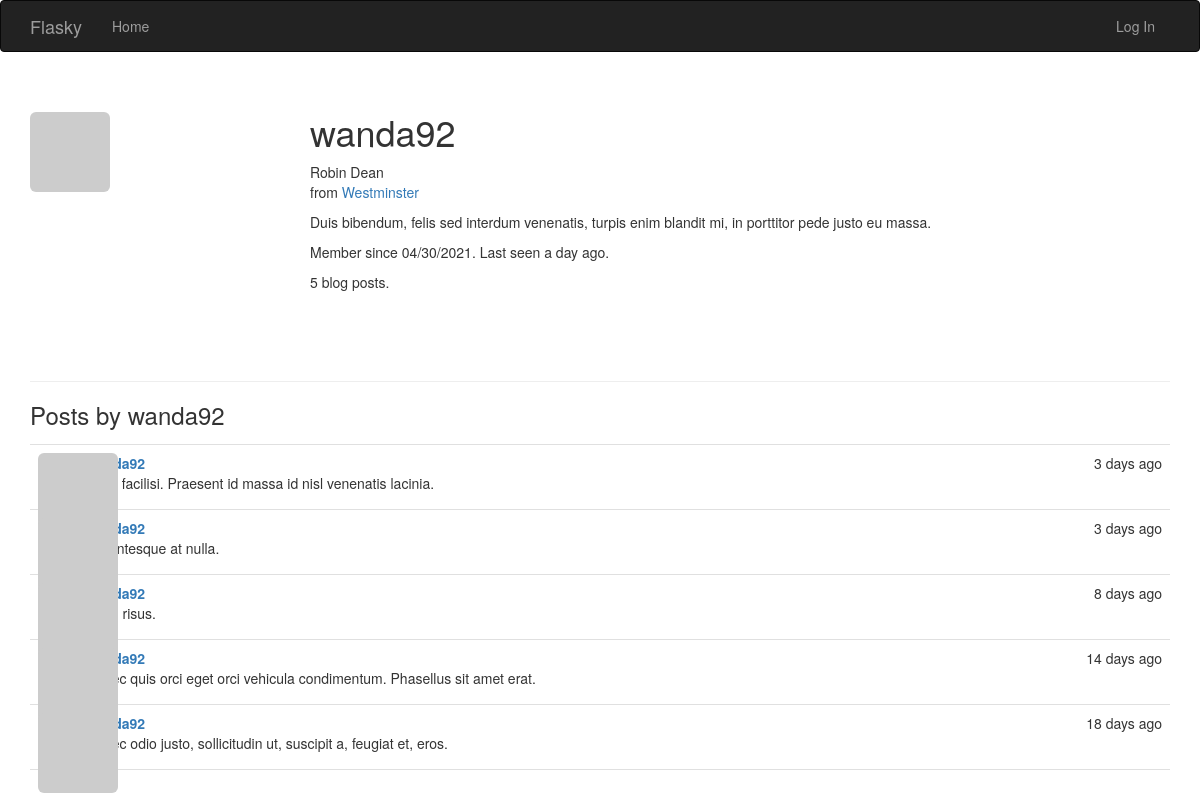
Screenshot of /user/wanda92 with the database file from the repository.
### app/models.py (models this page shows, shortened)
class User(UserMixin, db.Model):
    __tablename__ = 'users'
    id = db.Column(db.Integer, primary_key=True)
    email = db.Column(db.String(64), unique=True, index=True)
    username = db.Column(db.String(64), unique=True, index=True)
    role_id = db.Column(db.Integer, db.ForeignKey('roles.id'))
    password_hash = db.Column(db.String(128))
    confirmed = db.Column(db.Boolean, default=False)
    avatar_hash = db.Column(db.String(32))
    name = db.Column(db.String(64))
    location = db.Column(db.String(64))
    about_me = db.Column(db.Text())
    member_since = db.Column(db.DateTime(), default=datetime.utcnow())
    last_seen = db.Column(db.DateTime(), default=datetime.utcnow())
    posts = db.relationship('Post', backref='author', lazy='dynamic')
    def gravatar(self, size=100, default='retro', rating='g'):
        if request.is_secure:
            url = 'https://secure.gravatar.com/avatar'
        else:
            url = 'http://www.gravatar.com/avatar'
        hash = hashlib.md5(self.email.encode('utf-8')).hexdigest()
        return '{url}/{hash}?s={size}&d={default}&r={rating}'.format(
            url=url, hash=hash, size=size, default=default, rating=rating)
    @property
    def password(self):
        raise AttributeError('password is not a readable attribute')

class Post(db.Model):
    __tablename__ = 'posts'
    id = db.Column(db.Integer, primary_key=True)
    body = db.Column(db.Text)
    timestamp = db.Column(db.DateTime, index=True, default=datetime.utcnow)
    author_id = db.Column(db.Integer, db.ForeignKey('users.id'))

### app/main/views.py (the view)
@main.route('/user/<username>')
def user(username):
    user = User.query.filter_by(username=username).first_or_404()
    posts = user.posts.order_by(Post.timestamp.desc()).all()
    return render_template('user.html', user=user, posts=posts)

### app/auth/views.py (called while the page is built)
@auth.before_app_request
def before_request():
    if current_user.is_authenticated:
        current_user.ping()
        if not current_user.confirmed \
                and request.endpoint \
                and request.blueprint != 'auth' \
                and request.endpoint != 'static':
            return redirect(url_for('auth.unconfirmed'))

### app/main/__init__.py (called while the page is built)
@main.app_context_processor
def inject_permissions():
    return dict(Permission=Permission)

### app/models.py (called while the page is built)
    def is_administrator(self):
        return False

### app/templates/user.html (shortened to what this page needs)
{% extends "base.html" %}
{% import "_macros.html" as macros %}
{% block page_content %}
<div class="page-header">
    <img class="img-rounded profile-thumbnail" src="{{ user.gravatar(size=256) }}">
    <div class="profile-header">
        <h1>{{ user.username }}</h1>
        {% if user.name or user.location %}
        <p>
            {% if user.name %}{{ user.name }}<br>{% endif %}
            {% if user.location %}
                from <a href="http://maps.google.com/?q={{ user.location }}">{{ user.location }}</a><br>
            {% endif %}
        </p>
        {% endif %}
        {% if user.about_me %}<p>{{ user.about_me }}</p>{% endif %}
        <p>Member since {{ moment(user.member_since).format('L') }}. Last seen {{ moment(user.last_seen).fromNow() }}.</p>
        <p>{{ user.posts.count() }} blog posts.</p>
    </div>
</div>
<h3>Posts by {{ user.username }}</h3>
{% include '_posts.html' %}
{% endblock %}

### app/templates/base.html (shortened to what this page needs)
{% extends "bootstrap/base.html" %}
{% block head %}
{{ super() }}
<link rel="stylesheet" type="text/css" href="{{ url_for('static', filename='styles.css') }}">
{% endblock %}
{% block navbar %}
<div class="navbar navbar-inverse" role="navigation">
    <div class="container">
        <div class="navbar-header">
            <a class="navbar-brand" href="{{ url_for('main.index') }}">Flasky</a>
        </div>
        <div class="navbar-collapse collapse">
            <ul class="nav navbar-nav">
                <li><a href="{{ url_for('main.index') }}">Home</a></li>
            </ul>
            <ul class="nav navbar-nav navbar-right">
                {% if current_user.is_authenticated %}
                <li class="dropdown">
                    <a href="#" class="dropdown-toggle" data-toggle="dropdown">
                        <img src="{{ current_user.gravatar(size=18) }}">
                        Account <b class="caret"></b>
                    </a>
                    <ul class="dropdown-menu">
                        <li><a href="{{ url_for('auth.logout') }}">Log Out</a></li>
                    </ul>
                </li>
                {% else %}
                <li><a href="{{ url_for('auth.login') }}">Log In</a></li>
                {% endif %}
            </ul>
        </div>
    </div>
</div>
{% endblock %}
{% block content %}
<div class="container">
    {% block page_content %}{% endblock %}
</div>
{% endblock %}

### app/templates/_posts.html
<ul class="posts">
    {% for post in posts %}
    <li class="post">
        <div class="post-thumbnail">
            <a href="{{ url_for('.user', username=post.author.username) }}">
                <img class="img-rounded profile-thumbnail" src="{{ post.author.gravatar(size=40) }}">
            </a>
        </div>
        <div class="post-content">
            <div class="post-date">{{ moment(post.timestamp).fromNow() }}</div>
            <div class="post-author"><a href="{{ url_for('.user', username=post.author.username) }}">{{
                    post.author.username }}</a></div>
            <div class="post-body">{{ post.body }}</div>
        </div>
    </li>
    {% endfor %}
</ul>

### app/static/styles.css (style rules this page uses)
.profile-thumbnail { position: absolute; }
.profile-header { min-height: 260px; margin-left: 280px; }
ul.posts { list-style-type: none; padding: 0px; margin: 16px 0px 0px 0px; border-top: 1px solid #e0e0e0; }
ul.posts li.post { padding: 8px; border-bottom: 1px solid #e0e0e0; }
div.post-date { float: right; }
div.post-author { font-weight: bold; }
div.post-thumbnail { position: absolute; }
div.post-content { margin-left: 48px; min-height: 48px; }

### rows the page displays
User: username "wanda92", name "Robin Dean", location "Westminster", about_me "Duis bibendum, felis sed interdum venenatis, turpis enim blandit mi, in porttitor pede justo eu massa.", member_since "04/30/2021", last_seen "a day ago"
Post: timestamp "3 days ago", body "Nulla facilisi. Praesent id massa id nisl venenatis lacinia."
Post: timestamp "3 days ago", body "Pellentesque at nulla."
Post: timestamp "8 days ago", body "Proin risus."
Post: timestamp "14 days ago", body "Donec quis orci eget orci vehicula condimentum. Phasellus sit amet erat."
Post: timestamp "18 days ago", body "Donec odio justo, sollicitudin ut, suscipit a, feugiat et, eros."

### other values shown
{{ user.posts.count() }} "5"
